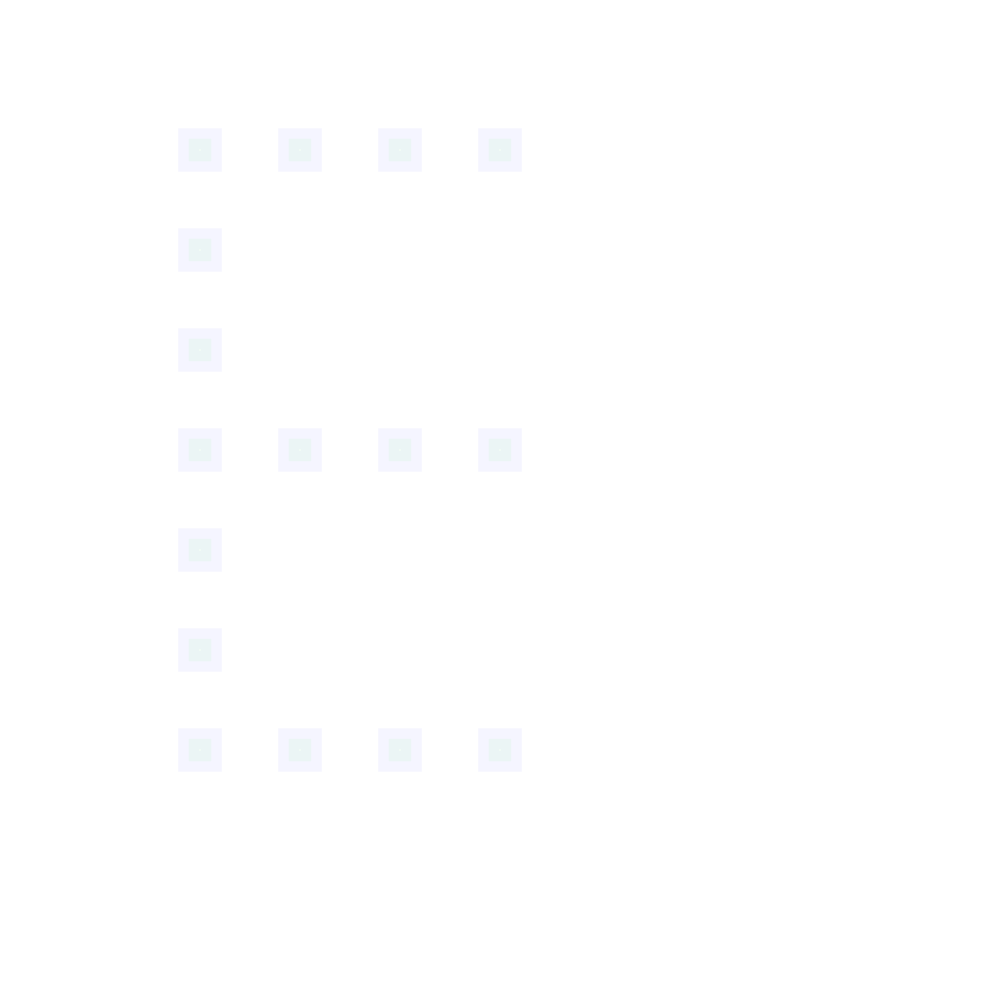
Frame 1 (no input)
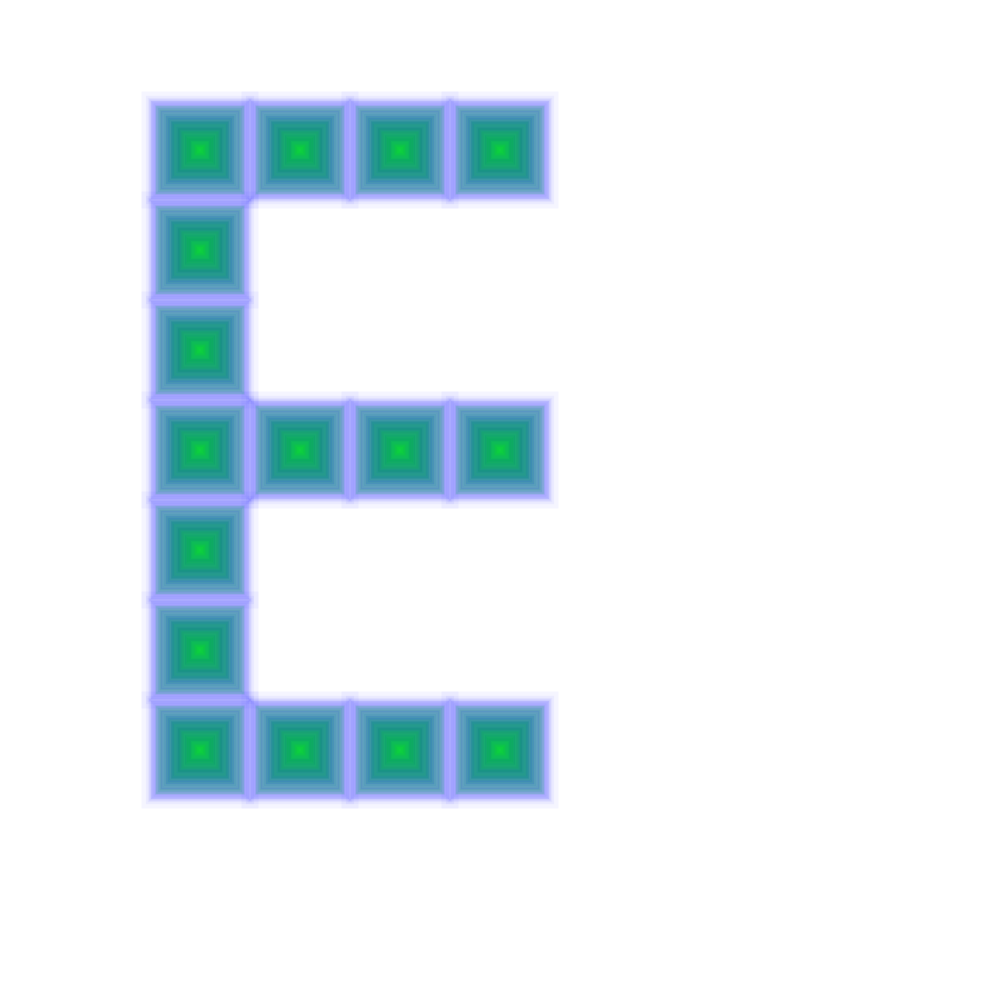
Frame 60 (no input)
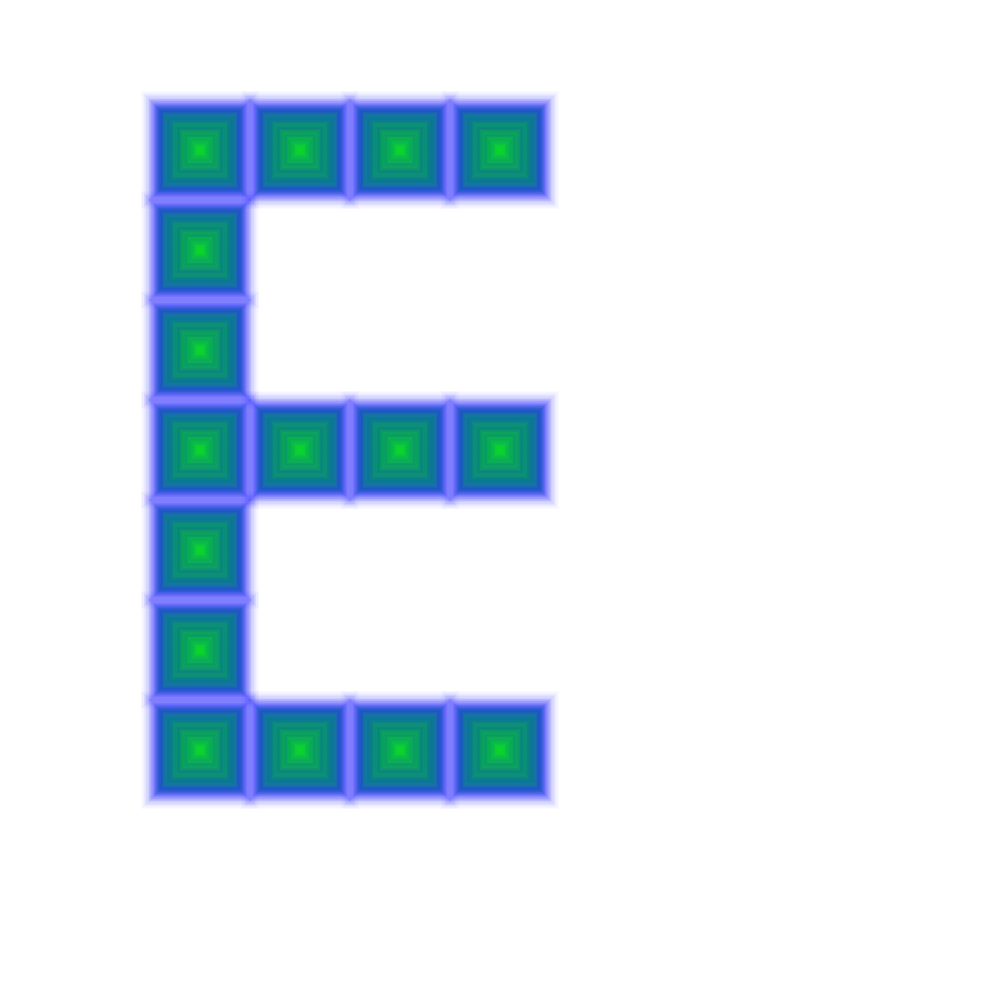
Frame 120 (the mouse pressed at the canvas centre since frame 60)

The p5.js sketch that drew these frames (run headless with seeded random() and noise() and a simulated clock; from frame 60 on, the mouse is pressed at the canvas centre):

// p5.js sketch
// ── sketch.js
let squareSize;
let lineWidth;

function setup() {
    createCanvas(1000, 1000);
    background(255);
}

function draw() {
    lineWidth = random(4, 28);
    squareSize = random(5, 90);
    rectMode(CENTER);
    strokeWeight(lineWidth);
    stroke(0, 0, 255, 10);
    fill(0, 255, 0, 10);
    
    square(200, 150, squareSize);
    square(300, 150, squareSize);
    square(400, 150, squareSize);
    square(500, 150, squareSize);

    square(300, 450, squareSize);
    square(400, 450, squareSize);
    square(500, 450, squareSize);

    square(300, 750, squareSize);
    square(400, 750, squareSize);
    square(500, 750, squareSize);

    square(200, 250, squareSize);
    square(200, 350, squareSize);
    square(200, 450, squareSize);
    square(200, 550, squareSize);
    square(200, 650, squareSize);
    square(200, 750, squareSize);

}
